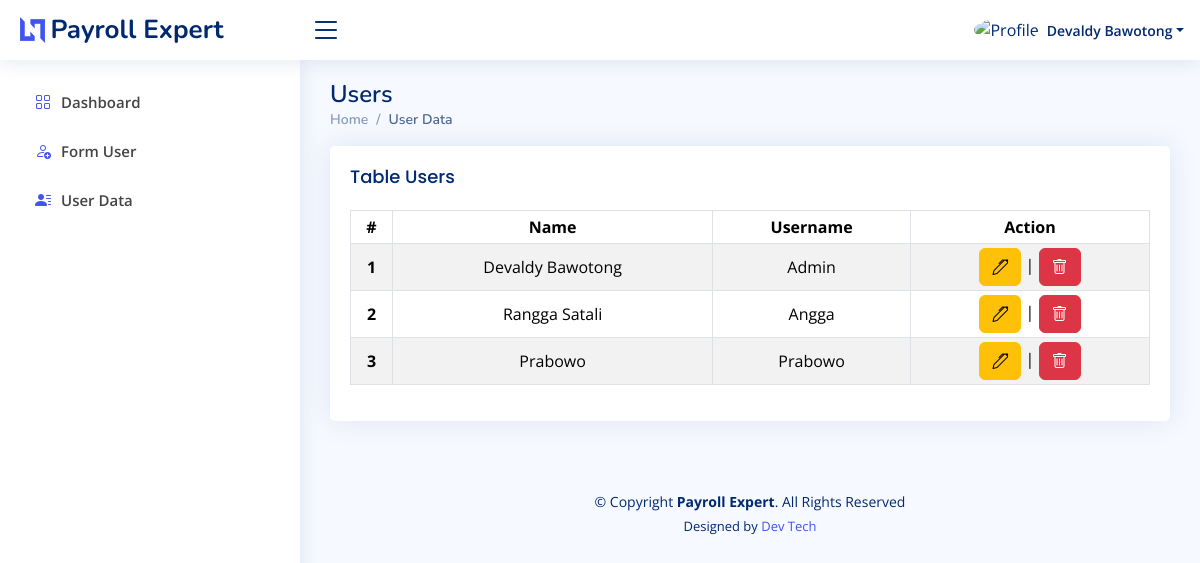
Before: /index.php?page=users (signed in) with the older database file.
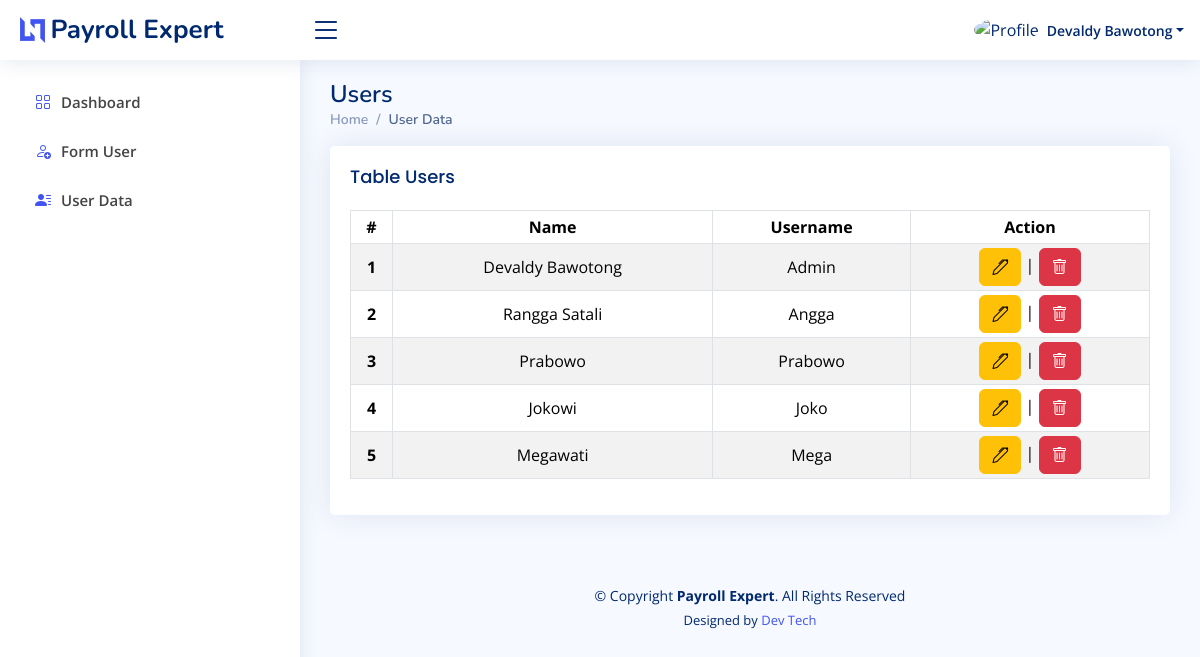
After: the same page with the newer database file.
### tables this page shows
CREATE TABLE `users_table` (
  `id` int NOT NULL,
  `name` varchar(30) NOT NULL,
  `username` varchar(20) NOT NULL,
  `password` varchar(255) NOT NULL,
  `role` varchar(20) NOT NULL
);

### layout/admin/users.php (the view)
<div class="pagetitle">
    <h1>Users</h1>
    <nav>
        <ol class="breadcrumb">
            <li class="breadcrumb-item"><a href="?page=dashboard">Home</a></li>
            <li class="breadcrumb-item active">User Data</li>
        </ol>
    </nav>
</div>
<section class="section">
    <div class="row">
        <div class="col-lg-12">
            <div class="card">
                <div class="card-body">
                    <h5 class="card-title">Table Users</h5>
                    <div class="table-responsive">
                        <table class="table table-sm table-striped table-bordered align-middle text-center">
                            <thead>
                                <tr>
                                    <th>#</th>
                                    <th>Name</th>
                                    <th>Username</th>
                                    <th>Action</th>
                                </tr>
                            </thead>
                            <tbody style="text-transform: capitalize;">
                                <?php
                                $countRows = 1;
                                foreach ($dataUsers as $row) {
                                ?>
                                    <tr>
                                        <th><?php echo $countRows++; ?></th>
                                        <td><?php echo $row['name']; ?></td>
                                        <td><?php echo $row['username']; ?></td>
                                        <td><a href="#" class="btn btn-warning"><i class="bi bi-pen"></i></a> | <a href="#" class="btn btn-danger"><i class="bi bi-trash"></i></a></td>
                                    </tr>
                                <?php
                                }
                                ?>
                            </tbody>
                        </table>
                    </div>
                </div>
            </div>
        </div>
    </div>
</section>

### index.php (shortened to what this page needs)
<?php
require './config/connection.php';
$name = $_SESSION['uname'];
$role = $_SESSION['ulevel'];
$page = $_GET['page'] ?? 'dashboard';
$dataUsers = mysqli_query($conn, "SELECT * FROM users_table");
?>
<!DOCTYPE html>
<html lang="en">
<?php include './component/head.php'; ?>
<body>
    <?php
    if ($role == 'admin') {
        include './component/nav.php';
    } elseif ($role == 'manager') {
        include './component/nav-manager.php';
    } elseif ($role == 'human resource') {
        include './component/nav-hr.php';
    }
    ?>
    <main id="main" class="main">
        <?php
        if ($role == 'admin') {
            switch ($page) {
                case 'users':
                    include './layout/admin/users.php';
                    break;
            }
        } else {
            include './pages-error-404.php';
        }
        ?>
    </main>
    <?php include './component/footer.php'; ?>
</body>
</html>

### component/head.php (shortened to what this page needs)
<head>
    <link href="assets/vendor/bootstrap/css/bootstrap.min.css" rel="stylesheet">
    <link href="assets/vendor/bootstrap-icons/bootstrap-icons.css" rel="stylesheet">
    <link href="assets/vendor/boxicons/css/boxicons.min.css" rel="stylesheet">
    <link href="assets/vendor/quill/quill.snow.css" rel="stylesheet">
    <link href="assets/vendor/quill/quill.bubble.css" rel="stylesheet">
    <link href="assets/vendor/remixicon/remixicon.css" rel="stylesheet">
    <link href="assets/vendor/simple-datatables/style.css" rel="stylesheet">
    <link href="assets/css/style.css" rel="stylesheet">
</head>

### component/nav.php (shortened to what this page needs)
<header id="header" class="header fixed-top d-flex align-items-center">
  <div class="d-flex align-items-center justify-content-between">
    <a href="#" class="logo d-flex align-items-center">
      <img src="assets/img/logo.png" alt="" />
      <span class="d-none d-lg-block">Payroll Expert</span>
    </a>
    <i class="bi bi-list toggle-sidebar-btn"></i>
  </div>
  <nav class="header-nav ms-auto">
    <ul class="d-flex align-items-center">
      <li class="nav-item dropdown pe-3">
        <a
          class="nav-link nav-profile d-flex align-items-center pe-0"
          href="#"
          data-bs-toggle="dropdown">
          <img
            src="assets/img/human.png"
            alt="Profile"
            class="rounded-circle" />
          <span class="d-none d-md-block dropdown-toggle ps-2"><?php echo $name; ?></span> </a>
      </li>
    </ul>
  </nav>
</header>
<aside id="sidebar" class="sidebar">
  <ul class="sidebar-nav" id="sidebar-nav">
    <li class="nav-item">
      <a class="nav-link" href="?page=dashboard">
        <i class="bi bi-grid"></i>
        <span>Dashboard</span>
      </a>
    </li>
    <li class="nav-item">
      <a class="nav-link" href="?page=user">
        <i class="bi bi-person-add"></i>
        <span>Form User</span>
      </a>
    </li>
    <li class="nav-item">
      <a class="nav-link" href="?page=users">
        <i class="bi bi-person-lines-fill"></i>
        <span>User Data</span>
      </a>
    </li>
  </ul>
</aside>

### component/footer.php (shortened to what this page needs)
<footer id="footer" class="footer">
    <div class=" copyright">
        &copy; Copyright <strong><span>Payroll Expert</span></strong>. All Rights Reserved
    </div>
    <div class="credits">
        Designed by <a href="#">Dev Tech</a>
    </div>
</footer>

### assets/css/style.css (style rules this page uses)
:root { scroll-behavior: smooth; }
body { font-family: "Open Sans", sans-serif; background: #f6f9ff; color: #444444; }
a { color: #4154f1; text-decoration: none; }
h1, h2, h3, h4, h5, h6 { font-family: "Nunito", sans-serif; }
#main { margin-top: 60px; padding: 20px 30px; transition: all 0.3s; }
.pagetitle { margin-bottom: 10px; }
.pagetitle h1 { font-size: 24px; margin-bottom: 0; font-weight: 600; color: #012970; }
.card { margin-bottom: 30px; border: none; border-radius: 5px; box-shadow: 0px 0 30px rgba(1, 41, 112, 0.1); }
.card-title { padding: 20px 0 15px 0; font-size: 18px; font-weight: 500; color: #012970; font-family: "Poppins", sans-serif; }
.card-body { padding: 0 20px 20px 20px; }
.breadcrumb { font-size: 14px; font-family: "Nunito", sans-serif; color: #899bbd; font-weight: 600; }
.breadcrumb a { color: #899bbd; transition: 0.3s; }
.breadcrumb .breadcrumb-item::before { color: #899bbd; }
.breadcrumb .active { color: #51678f; font-weight: 600; }
.logo { line-height: 1; }
@media (min-width: 1200px) { .logo { width: 280px; } }
.logo img { max-height: 26px; margin-right: 6px; }
.logo span { font-size: 26px; font-weight: 700; color: #012970; font-family: "Nunito", sans-serif; }
.header { transition: all 0.5s; z-index: 997; height: 60px; box-shadow: 0px 2px 20px rgba(1, 41, 112, 0.1); background-color: #fff; padding-left: 20px; }
.header .toggle-sidebar-btn { font-size: 32px; padding-left: 10px; cursor: pointer; color: #012970; }
.header-nav ul { list-style: none; }
.header-nav > ul { margin: 0; padding: 0; }
.header-nav .nav-profile { color: #012970; }
.header-nav .nav-profile img { max-height: 36px; }
.header-nav .nav-profile span { font-size: 14px; font-weight: 600; }
.sidebar { position: fixed; top: 60px; left: 0; bottom: 0; width: 300px; z-index: 996; transition: all 0.3s; padding: 20px; overflow-y: auto; scrollbar-width: thin; scrollbar-color: #aab7cf transparent; box-shadow: 0px 0px 20px rgba(1, 41, 112, 0.1); background-color: #fff; }
@media (min-width: 1200px) { #main, #footer { margin-left: 300px; } }
.sidebar-nav { padding: 0; margin: 0; list-style: none; }
.sidebar-nav li { padding: 0; margin: 0; list-style: none; }
.sidebar-nav .nav-item { margin-bottom: 5px; }
.sidebar-nav .nav-link { display: flex; align-items: center; font-size: 15px; font-weight: 600; transition: 0.3; padding: 10px 15px; border-radius: 4px; }
.sidebar-nav .nav-link i { font-size: 16px; margin-right: 10px; color: #4154f1; }
.footer { padding: 20px 0; font-size: 14px; transition: all 0.3s; }
.footer .copyright { text-align: center; color: #012970; }
.footer .credits { padding-top: 5px; text-align: center; font-size: 13px; color: #012970; }

Changed rows visible on the page:
added users_table: name "Jokowi", username "Joko"
added users_table: name "Megawati", username "Mega"
